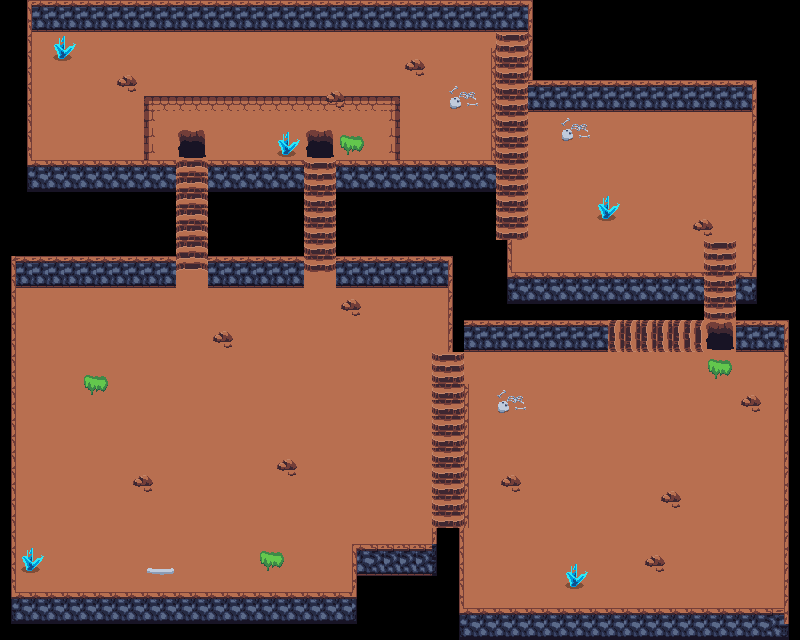

This is a level from a 2D game, rendered from its Tiled map with the project's own tilesets. A one-line summary and the map file follow, with tile-layer data summarised:
An orthogonal 50x40 tile map with 16x16 px tiles, 4 tile layers (floor, stairs, walls, decorations) and 44 objects (29x collision, 9x coin_place, spawn_from_house, enter_garden, enter_house, ...).

<map version="1.10" tiledversion="1.11.2" orientation="orthogonal" renderorder="right-down" width="50" height="40" tilewidth="16" tileheight="16" infinite="0" nextlayerid="6" nextobjectid="76">
 <tileset firstgid="1" source="dungeon.tsx" />
 <layer id="1" name="floor" width="50" height="40">
  <data>[2000 cells, 1410 non-empty, 2 distinct tile ids]</data>
 </layer>
 <layer id="2" name="stairs" width="50" height="40">
  <data>[2000 cells, 102 non-empty, 8 distinct tile ids]</data>
 </layer>
 <layer id="3" name="walls" width="50" height="40">
  <data>[2000 cells, 473 non-empty, 37 distinct tile ids]</data>
 </layer>
 <objectgroup id="5" name="objects">
  <object id="1" name="spawn_from_house" x="64.9301" y="118.523">
   <point />
  </object>
  <object id="2" name="enter_garden" x="144.289" y="587.463" width="32.9804" height="31.9497" />
  <object id="4" name="enter_house" x="31.9497" y="298.885" width="44.3174" height="27.8272" />
  <object id="5" type="collision" x="27.8272" y="-3.09191" width="509.134" height="18.5515" />
  <object id="6" type="collision" x="534.9" y="2.06127" width="231.893" height="90.359" />
  <object id="7" type="collision" x="756.487" y="74.2058" width="38.1335" height="244.261" />
  <object id="8" type="collision" x="341.141" y="166.902" width="145.32" height="94.8798" />
  <object id="9" type="collision" x="219.526" y="160.779" width="3.09191" height="3.09191" />
  <object id="10" type="collision" x="223.648" y="169.024" width="1.03064" />
  <object id="11" type="collision" x="210.403" y="167.024" width="88.6347" height="107.145" />
  <object id="12" type="collision" x="30.1029" y="167.178" width="141.738" height="101.267" />
  <object id="14" type="collision" x="8" y="7" width="17" height="243" />
  <object id="28" type="collision" x="107" y="74" width="39" height="14" />
  <object id="29" type="collision" x="346" y="133" width="5" height="9" />
  <object id="37" type="collision" x="500" y="278" width="202" height="42" />
  <object id="40" type="collision" x="651" y="554" width="19" height="23" visible="0" />
  <object id="42" type="collision" x="460" y="613" width="341" height="24" />
  <object id="43" type="collision" x="360" y="549" width="104" height="75" />
  <object id="44" type="collision" x="7" y="598" width="136" height="35" />
  <object id="46" type="collision" x="431" y="533" width="33" height="28" />
  <object id="49" type="collision" x="186" y="596.5" width="169" height="35" />
  <object id="50" type="collision" x="786.933" y="319.87" width="11.1335" height="306.261" />
  <object id="51" type="collision" x="453.34" y="241.56" width="58.32" height="86.8798" />
  <object id="53" type="collision" x="456" y="321" width="153" height="14" />
  <object id="54" type="collision" x="735.5" y="280.5" width="59" height="56" />
  <object id="55" type="collision" x="-1.5" y="254.5" width="17" height="355" />
  <object id="56" type="collision" x="463.84" y="385.56" width="19.32" height="141.88" />
  <object id="57" type="collision" x="473.34" y="61.06" width="19.32" height="141.88" />
  <object id="58" type="coin_place" x="677" y="135" />
  <object id="59" type="coin_place" x="760" y="373" />
  <object id="60" type="coin_place" x="759" y="453" />
  <object id="61" type="coin_place" x="631" y="583" />
  <object id="62" type="coin_place" x="490" y="585" />
  <object id="63" type="coin_place" x="409" y="309" />
  <object id="64" type="coin_place" x="40" y="436" />
  <object id="65" type="coin_place" x="234" y="146" />
  <object id="66" type="coin_place" x="269" y="143" />
  <object id="67" type="collision" x="144" y="97" width="15" height="63" />
  <object id="68" type="collision" x="147" y="95" width="254" height="19" />
  <object id="69" type="collision" x="386" y="99" width="17" height="64" />
  <object id="71" name="player" x="84" y="569">
   <point />
  </object>
  <object id="72" type="collision" x="418.34" y="340.06" width="19.32" height="168.88" />
  <object id="73" x="418.5" y="328.5" width="45.5" height="17.5" />
  <object id="75" name="spawn_from_garden" x="594" y="454">
   <point />
  </object>
 </objectgroup>
 <layer id="4" name="decorations" width="50" height="40">
  <data>[2000 cells, 104 non-empty, 24 distinct tile ids]</data>
 </layer>
</map>
